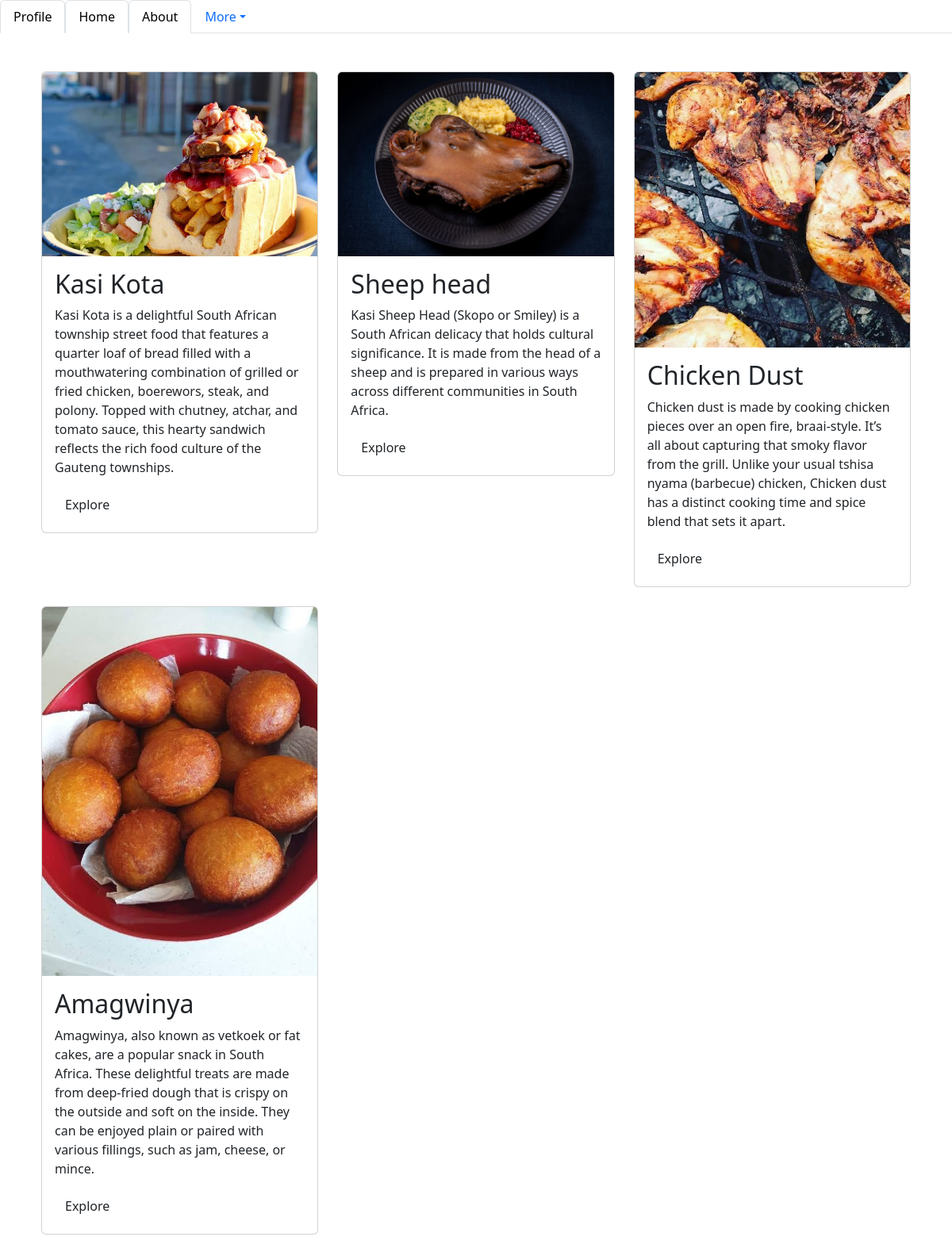
The page / on the database its author committed.
### Home/models.py (models this page shows, shortened)
class Product(models.Model):
    productId = models.AutoField(primary_key=True)
    name = models.CharField(max_length=20)
    category = models.CharField(max_length=20)
    description = models.TextField()
    image = models.ImageField(upload_to="product/",null=True)

### Home/views.py (the view)
# urls.py: path('',views.home, name="home"),
def home(request):
    context = {
        'products': Product.objects.all()
    }
    return render(request,'home/index.html',context)

### Home/templates/home/index.html
{% extends "home/base.html" %}
{% load static %}
{% block content %}
    <div class="container my-5" style="max-width: 70rem;">
        <div class="row row-cols-1 row-cols-md-3 g-4">
            {% for product in products %}
                <div class="col-3">
                    <div class="card">
                        <img class="card-img-top" src="{{ product.image.url }}" >
                        <div class="card-body">
                            <h2 class="card-title">{{product.name}}</h2>
                            <p class="card-text">{{product.description}}</p>
                            <a class="btn" href="{% url 'view-products'%}">Explore</a>
                        </div>
                    </div>
                </div>
            {% endfor %}
        </div>
    </div>
{% endblock content %}

### Home/templates/home/base.html (shortened to what this page needs)
{% load static %}
<!DOCTYPE html>
<html lang="en">
    <head>
        {% load django_bootstrap5 %}
        {% bootstrap_css %}
    </head>
    <body>
        <ul class="nav nav-tabs">
            <li >
                <a class="nav-link active" href="{% url 'profile' %}">Profile</a>
            </li>
            <li class="nav-item">
                <a class="nav-link active" aria-current="page" href="{% url 'home' %}">Home</a>
            </li>
            <li class="nav-item">
                <a class="nav-link active" aria-current="page" href="{% url 'about' %}">About</a>
            </li>
            <li class="nav-item dropdown">
                <a class="nav-link dropdown-toggle" data-bs-toggle="dropdown" href="#" role="button" aria-expanded="false">More</a>
            </li>
        </ul>
        {% block content %}
        {% endblock %}
    </body>
</html>

### rows shown on the page
Product: image (picture), name "Kasi Kota", description "Kasi Kota is a delightful South African township street food that features a quarter loaf of bread filled with a mouthwatering combination of grilled or fried chicken, boerewors, steak, and polony. Topped with chutney, atchar, and tomato sauce, this hearty sandwich reflects the rich food culture of the Gauteng townships."
Product: image (picture), name "Sheep head", description "Kasi Sheep Head (Skopo or Smiley) is a South African delicacy that holds cultural significance. It is made from the head of a sheep and is prepared in various ways across different communities in South Africa."
Product: image (picture), name "Chicken Dust", description "Chicken dust is made by cooking chicken pieces over an open fire, braai-style. It’s all about capturing that smoky flavor from the grill. Unlike your usual tshisa nyama (barbecue) chicken, Chicken dust has a distinct cooking time and spice blend that sets it apart."
Product: image (picture), name "Amagwinya", description "Amagwinya, also known as vetkoek or fat cakes, are a popular snack in South Africa. These delightful treats are made from deep-fried dough that is crispy on the outside and soft on the inside. They can be enjoyed plain or paired with various fillings, such as jam, cheese, or mince."
